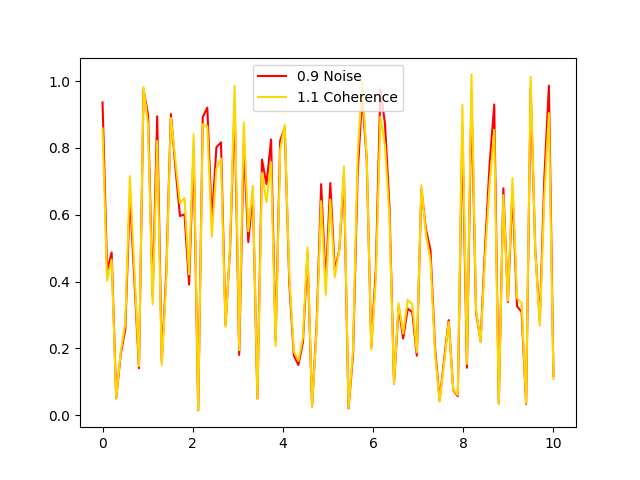

Recreate this plot in Python.
import numpy as np
import matplotlib.pyplot as plt

phi = (1 + np.sqrt(5)) / 2
golden_pi = phi * np.pi  # ≈5.083
t = np.linspace(0, 10, 100)
noise = np.random.uniform(0, 1, 100)  # Impure 0.9 voids

# Three-Wave Filter
wave1 = np.sin(golden_pi * t)  # Denoise (0.9 to 0.7)
wave2 = np.sin(golden_pi * t + np.pi/2)  # Align (1.0 baseline)
wave3 = np.sin(golden_pi * t + np.pi)  # Collapse (1.1 pure)

filtered = noise * (1 - 0.25 * (wave1 + wave2 + wave3)/3)  # 25% gain

fig, ax = plt.subplots()
ax.plot(t, noise, label='0.9 Noise', color='red')
ax.plot(t, filtered, label='1.1 Coherence', color='gold')
ax.legend()
plt.savefig('golden_pi_3wr.png')
plt.show()
print(f"Mean Gain: {np.mean(1 - filtered / noise):.1%}")